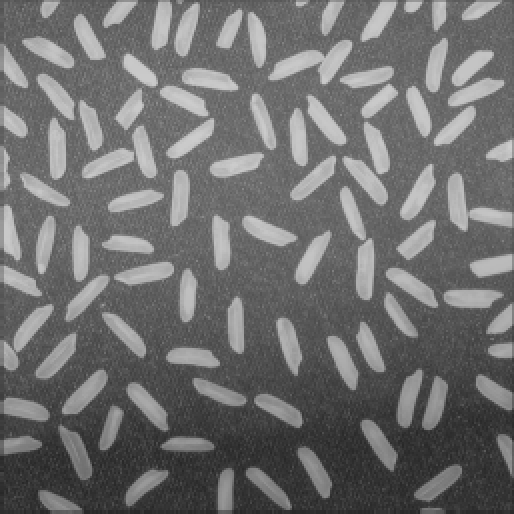
%> input picture 数据/test7.tif, 514 x 514 px
$ octave sy4_test67.m   (GNU Octave 9; MATLAB toolbox functions it lacks are replaced by stand-ins)
%> lines starting %> are read from the running program, lines starting %| are printed output that depends on the picture
% 分别利用梯度算子、Roberts、Prewitt 和Sobel等一阶微分算子，
% 对数字图像test6、test7进行微分运算，计算出梯度幅值，显示处理前、后图像。
% 读取图像
% grayImage = imread('数据/test6.tif');
grayImage = imread('数据/test7.tif');
%> grayImage is the input picture: size 514x514 uint8; min 40, max 205, mean 111
figure;
subplot(2, 3, 1);
imshow(grayImage);
title('原始图像');

% 梯度算子-------------------------------------------------------
[gradientX, gradientY] = imgradientxy(grayImage, 'sobel');
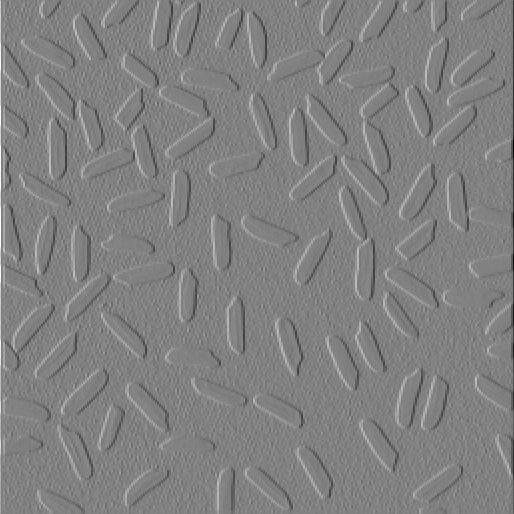
%> gradientX: size 514x514 double; min -631, max 616, mean -0.1; drawn with min black and max white
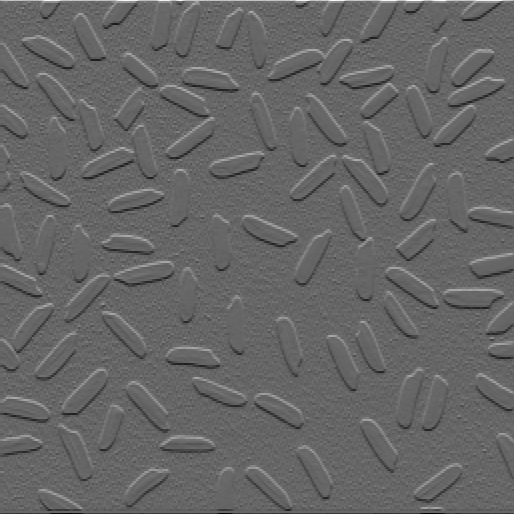
%> gradientY: size 514x514 double; min -408, max 607, mean -0.4; drawn with min black and max white
gradientMagnitude_grad = sqrt(gradientX.^2 + gradientY.^2);
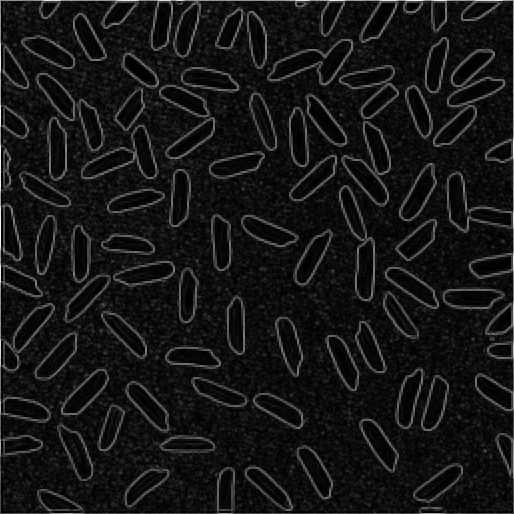
%> gradientMagnitude_grad: size 514x514 double; min 0, max 631, mean 55.5; drawn with min black and max white

subplot(2, 3, 2);
imshow(gradientMagnitude_grad, []);
title('梯度算子处理后图像');

% Roberts算子----------------------------------------------------
%> (the run ends here)
